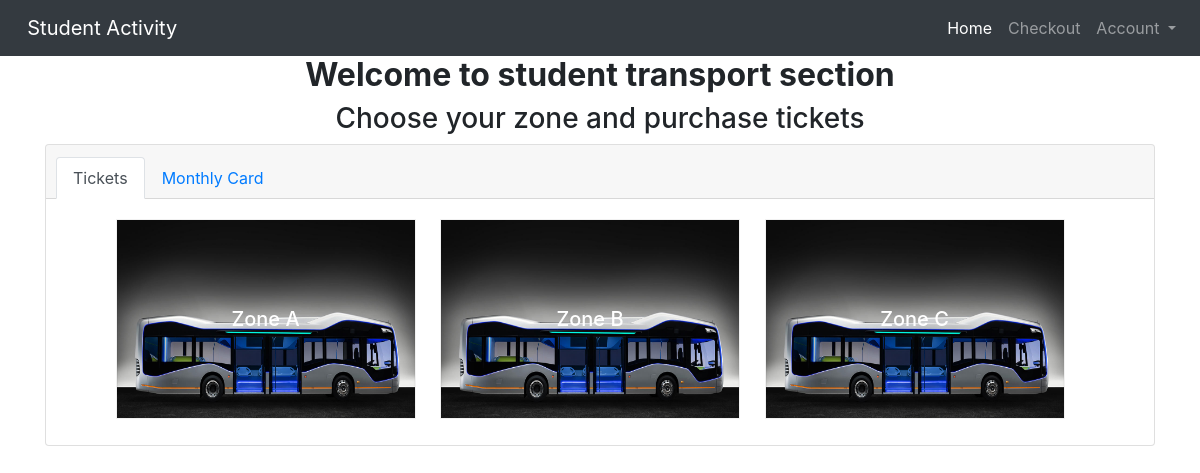
The app's page /busTickets.php (signed in) with its own data.
### tables this page shows
CREATE TABLE `bustickets` (
  `id` varchar(11) NOT NULL,
  `details` varchar(255) NOT NULL,
  `timings` varchar(50) NOT NULL,
  `price` varchar(20) NOT NULL
);

### busTickets.php (the view, shortened to what this page needs)
<!DOCTYPE html>
<html>
<head>
  <link rel="stylesheet" type="text/css" href="style.css">
	<link rel="stylesheet" href="https://maxcdn.bootstrapcdn.com/bootstrap/4.3.1/css/bootstrap.min.css">
</head>
<body>
	<nav class="navbar navbar-expand-md bg-dark navbar-dark">
	  <a class="navbar-brand" href="main.php">&nbsp; Student Activity</a>
	  <div class="collapse navbar-collapse" id="collapsibleNavbar">
	    <ul class="navbar-nav ml-auto">
				<li class="nav-item active">
				<a class="nav-link" href="main.php">Home <span class="sr-only">(current)</span></a>
				</li>
				<li class="nav-item">
						<a class="nav-link" href="individual_checkout.php?name=bus&type=Ticket">Checkout</a>
				</li>
				<li class="nav-item dropdown">
						<a class="nav-link dropdown-toggle" href="#" id="navbarDropdownMenuLink" role="button" data-toggle="dropdown" aria-haspopup="true" aria-expanded="false">
						 Account
						</a>
					</li>
	    </ul>
	  </div>
	</nav>
  <div class="container">
    <h2 class="text-center"> <b>Welcome to student transport section </b></h2>
    <h3 class="text-center"> Choose your zone and purchase tickets </h3>
    <div class="card text-center">
  <div class="card-header">
    <ul class="nav nav-tabs card-header-tabs">
      <li class="nav-item">
        <a onclick="navigate(this,'tickets')" id="ticket" class="nav-link active" href="#">Tickets</a>
      </li>
      <li class="nav-item">
        <a onclick="navigate(this,'monthcard')" id="monthc" class="nav-link" href="#">Monthly Card</a>
      </li>
    </ul>
  </div>
  <?php
    include 'config.php';
    $row = $stmt1->get_result()->fetch_assoc(); ?>
  <div class="card-body">
    <div id="tickets">
      <?php
      $stmt = $conn->prepare("select * from bustickets where id not like 'MBP%'");
      $stmt->execute();
      $re = $stmt->get_result();
      while($row = $re->fetch_assoc()):  ?>
      <div class="flip-card details">
        <div class="flip-card-inner">
          <div class="flip-card-front">
            <img src="bus/bus.jpg" alt="Bus Image" height="198" width="298">
            <h5 id="zone" class="id">Zone <?=$row['id']?></h5>
          </div>
          <div class="flip-card-back">
            <div class="Details">
              <h5 class="details"><?=$row['details']?></h5>
              <p class="timings"><?=$row['timings']?></p>
              <p class="price"><b>Cost:</b> $<?=$row['price']?></p>
              <button type="button" class="btn btn-success addtocart" name="button">Add to Cart</button>
            </div>
          </div>
        </div>
      </div>
    <?php endwhile; ?>
    </div>
  </div>
</div>
  </div>
  </body>
  </html>

### style.css (style rules this page uses)
body { margin: 0; padding: 0; font-family: sans-serif; }
.flip-card { background-color: transparent; width: 300px; height: 200px; border: 1px solid #f1f1f1; perspective: 1000px; display: inline-block; text-align: center; margin-right: 20px; }
.flip-card-inner { position: relative; width: 100%; height: 100%; text-align: center; transition: transform 0.8s; transform-style: preserve-3d; }
.flip-card-front, .flip-card-back { position: absolute; width: 100%; height: 100%; backface-visibility: hidden; }
.flip-card-front { background-color: #bbb; color: black; }
#zone { position: relative; bottom: 50%; color: white; transform: translateY(-50%); -webkit-transform: translateY(-50%); -ms-transform: translateY(-50%); }
.Details { position: relative; top: 50%; transform: translateY(-50%); -webkit-transform: translateY(-50%); -ms-transform: translateY(-50%); }
.flip-card-back { background-color: dodgerblue; color: white; transform: rotateY(180deg); }

### records on screen
bustickets: id "A"
bustickets: id "B"
bustickets: id "C"
